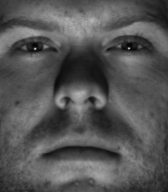
#> input picture Deep-subspace-clustering-LDA-preprocess-master/CroppedYale/yaleB01/yaleB01_P00A+000E-35.pgm, 168 x 192 px; its folder holds only this picture in this run
$ python img2matrix.py   (older library calls are emulated)
#> lines starting #> are read from the running program, lines starting #| are printed output that depends on the picture
### Deep-subspace-clustering-LDA-preprocess-master/dsift.py
'''
dsift.py: this function implements some basic functions that
does dense sift feature extraction.

The descriptors are defined in a similar way to the one used in
Svetlana Lazebnik's Matlab implementation, which could be found
at:

http://www.cs.unc.edu/~lazebnik/

Yangqing Jia, jiayq@eecs.berkeley.edu
'''

import numpy as np
from scipy import signal
from matplotlib import pyplot

# sift features
Nangles = 8
Nbins = 4
Nsamples = Nbins**2
alpha = 9.0
angles = np.array(range(Nangles))*2.0*np.pi/Nangles

def gen_dgauss(sigma):
    '''
    generating a derivative of Gauss filter on both the X and Y
    direction.
    '''
    fwid = np.int(2*np.ceil(sigma))
    G = np.array(range(-fwid,fwid+1))**2
    G = G.reshape((G.size,1)) + G
    G = np.exp(- G / 2.0 / sigma / sigma)
    G /= np.sum(G)
    GH,GW = np.gradient(G)
    GH *= 2.0/np.sum(np.abs(GH))
    GW *= 2.0/np.sum(np.abs(GW))
    return GH,GW

class DsiftExtractor:
    '''
    The class that does dense sift feature extractor.
    Sample Usage:
        extractor = DsiftExtractor(gridSpacing,patchSize,[optional params])
        feaArr,positions = extractor.process_image(Image)
    '''
    def __init__(self, gridSpacing, patchSize,
                 nrml_thres = 1.0,\
                 sigma_edge = 0.8,\
                 sift_thres = 0.2):
        '''
        gridSpacing: the spacing for sampling dense descriptors
        patchSize: the size for each sift patch
        nrml_thres: low contrast normalization threshold
        sigma_edge: the standard deviation for the gaussian smoothing
            before computing the gradient
        sift_thres: sift thresholding (0.2 works well based on
            Lowe's SIFT paper)
        '''
#> in single_img2dsift, image is the input picture: shape (192, 168); min 4, max 196, mean 85.2
        self.gS = gridSpacing
        self.pS = patchSize
        self.nrml_thres = nrml_thres
        self.sigma = sigma_edge
        self.sift_thres = sift_thres
        # compute the weight contribution map
        sample_res = self.pS / np.double(Nbins)
        sample_p = np.array(range(self.pS))
        sample_ph, sample_pw = np.meshgrid(sample_p,sample_p)
        sample_ph.resize(sample_ph.size)
        sample_pw.resize(sample_pw.size)
        bincenter = np.array(range(1,Nbins*2,2)) / 2.0 / Nbins * self.pS - 0.5
        bincenter_h, bincenter_w = np.meshgrid(bincenter,bincenter)
        bincenter_h.resize((bincenter_h.size,1))
        bincenter_w.resize((bincenter_w.size,1))
        dist_ph = abs(sample_ph - bincenter_h)
        dist_pw = abs(sample_pw - bincenter_w)
        weights_h = dist_ph / sample_res
        weights_w = dist_pw / sample_res
        weights_h = (1-weights_h) * (weights_h <= 1)
        weights_w = (1-weights_w) * (weights_w <= 1)
        # weights is the contribution of each pixel to the corresponding bin center
        self.weights = weights_h * weights_w
        #pyplot.imshow(self.weights)
        #pyplot.show()

    def process_image(self, image, positionNormalize = True,\
                       verbose = True):
        '''
        processes a single image, return the locations
        and the values of detected SIFT features.
        image: a M*N image which is a numpy 2D array. If you
            pass a color image, it will automatically be converted
            to a grayscale image.
        positionNormalize: whether to normalize the positions
            to [0,1]. If False, the pixel-based positions of the
            top-right position of the patches is returned.

        Return values:
        feaArr: the feature array, each row is a feature
        positions: the positions of the features
        '''
#> called with positionNormalize = True, verbose = True

        image = image.astype(np.double)
        if image.ndim == 3:
            # we do not deal with color images.
            image = np.mean(image,axis=2)
        # compute the grids
        H,W = image.shape
#> H = 192; W = 168
        gS = self.gS
        pS = self.pS
        remH = np.mod(H-pS, gS)
#> remH = 40
        remW = np.mod(W-pS, gS)
#> remW = 16
        offsetH = remH/2
#> offsetH = 20
        offsetW = remW/2
#> offsetW = 8
        gridH,gridW = np.meshgrid(range(np.int(offsetH),H-pS+1,gS), range(np.int(offsetW),W-pS+1,gS))
        gridH = gridH.flatten()
        gridW = gridW.flatten()
        if verbose:
            print('Image: w {}, h {}, gs {}, ps {}, nFea {}'.\
                    format(W,H,gS,pS,gridH.size))
#| Image: w 168, h 192, gs 48, ps 8, nFea 16
        feaArr = self.calculate_sift_grid(image,gridH,gridW)
        feaArr = self.normalize_sift(feaArr)
        if positionNormalize:
            positions = np.vstack((gridH / np.double(H), gridW / np.double(W)))
        else:
            positions = np.vstack((gridH, gridW))
        return feaArr, positions

    def calculate_sift_grid(self,image,gridH,gridW):
        '''
        This function calculates the unnormalized sift features
        It is called by process_image().
        '''
        H,W = image.shape
#> H = 192; W = 168
        Npatches = gridH.size
#> Npatches = 16
        feaArr = np.zeros((Npatches,Nsamples*Nangles))

        # calculate gradient
        GH,GW = gen_dgauss(self.sigma)
        IH = signal.convolve2d(image,GH,mode='same')
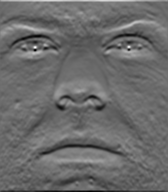
#> IH: shape (192, 168) float64; min -92.24, max 126.4, mean -0.1; drawn with min black and max white
        IW = signal.convolve2d(image,GW,mode='same')
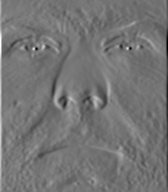
#> IW: shape (192, 168) float64; min -114.3, max 135, mean -0.1; drawn with min black and max white
        Imag = np.sqrt(IH**2+IW**2)
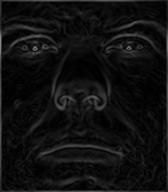
#> Imag: shape (192, 168) float64; min 0.019, max 135, mean 16.6
        Itheta = np.arctan2(IH,IW)
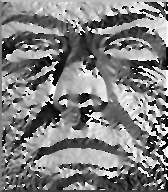
#> Itheta: shape (192, 168) float64; min -3.14, max 3.14, mean 0.022; drawn with min black and max white
        Iorient = np.zeros((Nangles,H,W))
        for i in range(Nangles):
            Iorient[i] = Imag * np.maximum(np.cos(Itheta - angles[i])**alpha,0)
            #pyplot.imshow(Iorient[i])
            #pyplot.show()
        for i in range(Npatches):
            currFeature = np.zeros((Nangles,Nsamples))
            for j in range(Nangles):
                currFeature[j] = np.dot(self.weights,\
                        Iorient[j,gridH[i]:gridH[i]+self.pS, gridW[i]:gridW[i]+self.pS].flatten())
            feaArr[i] = currFeature.flatten()
        return feaArr

    def normalize_sift(self,feaArr):
        '''
        This function does sift feature normalization
        following David Lowe's definition (normalize length ->
        thresholding at 0.2 -> renormalize length)
        '''
        siftlen = np.sqrt(np.sum(feaArr**2,axis=1))
#> siftlen = [252.7, 83.32, 97.92, 77.78, 268.6, 190.9, 65.24, 87.25, 242.3, 156.8, 129.5, 145.6, 316.7, 78.91, 128.7, 133.7]
        hcontrast = (siftlen >= self.nrml_thres)
#> hcontrast = [True, True, True, True, True, True, True, True, True, True, True, True, True, True, True, True]
        siftlen[siftlen < self.nrml_thres] = self.nrml_thres
        # normalize with contrast thresholding
        feaArr /= siftlen.reshape((siftlen.size,1))
        # suppress large gradients
        feaArr[feaArr>self.sift_thres] = self.sift_thres
        # renormalize high-contrast ones
        feaArr[hcontrast] /= np.sqrt(np.sum(feaArr[hcontrast]**2,axis=1)).\
                reshape((feaArr[hcontrast].shape[0],1))
        return feaArr

class SingleSiftExtractor(DsiftExtractor):
    '''
    The simple wrapper class that does feature extraction, treating
    the whole image as a local image patch.
    '''
    # [6 lines left out: function __init__, not called in this run]

    def process_image(self, image):
        return DsiftExtractor.process_image(self, image, False, False)[0]

# [19 lines that do not run on import are left out]

### Deep-subspace-clustering-LDA-preprocess-master/img2matrix.py
# Third-party libraries
import re
from PIL import Image
import matplotlib.pyplot as plt
import numpy as np
import os
import dsift
from scipy import misc


def single_img2matrix(pgm_dir, k=4):
    # k is the pooling size
    img = Image.open(pgm_dir)
    # img.show()
    data_mat = np.array(img)
    # We now do pooling and reshape
    shape = np.array(np.shape(data_mat)) / k
    shape = [int(i) for i in shape]
    new_data = np.zeros(shape)
    for i in range(shape[0]):
        for j in range(shape[1]):
            new_data[i, j] = data_mat[k * i, k * j]
    size = np.size(new_data)
    new_data = new_data.reshape(size)
    return new_data


def single_img2dsift(pgm_dir):
    extractor = dsift.DsiftExtractor(48, 8, 1)
    image = misc.imread(pgm_dir)
    # image = np.mean(np.double(image), axis=2) # convert RGB image into gray image
    feaArr, positions = extractor.process_image(image)
    feaArr = feaArr.reshape(np.size(feaArr))
#> feaArr = 2048 values, max 0.295 at index 1295, min 0 at index 48, mean 0.0433
    return feaArr


def batch_convert_YaleB(truncate_num=30, images_per_person=None):
    img_suffix = 'pgm'
    mat = []
    label = []
    img_path = './CroppedYale'
    path_dir = os.listdir(img_path)
    # Create data matrix
    for all_dir in path_dir:
        i = int(re.sub("\D", "", all_dir))
        file_names = os.listdir(os.path.join(img_path, all_dir))
        #mat_i = []
        for file_name in file_names:
            if file_name.find(img_suffix) != -1 and file_name.find('Ambient') == -1:
                data_mat = single_img2dsift(os.path.join(img_path, all_dir, file_name))
                img_size = data_mat.shape
#> img_size = (2048,)
                mat.append(data_mat)
                label.append(i)
#> pass 2 of the loop in batch_convert_YaleB, `for all_dir in path_dir:`:
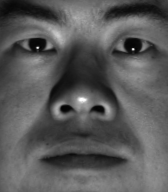
#> input picture Deep-subspace-clustering-LDA-preprocess-master/CroppedYale/yaleB02/yaleB02_P00A+000E-35.pgm, 168 x 192 px
#> in single_img2dsift, image is the input picture: shape (192, 168); min 2, max 255, mean 89.7
#| Image: w 168, h 192, gs 48, ps 8, nFea 16
#> in calculate_sift_grid (call 2), `Imag = np.sqrt(IH**2+IW**2)`:
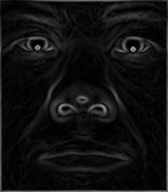
#> Imag: shape (192, 168) float64; min 0.0461, max 170.7, mean 17.1
#> in calculate_sift_grid (call 2), `Itheta = np.arctan2(IH,IW)`:
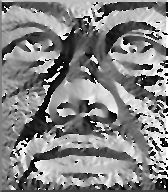
#> Itheta: shape (192, 168) float64; min -3.14, max 3.14, mean 0.101; drawn with min black and max white
#> feaArr = 2048 values, max 0.288 at index 1844, min 0 at index 51, mean 0.0424
        #mat.append(mat_i)
    if images_per_person:
        set_label = list(set(label))
        cut_mat = []
        cut_label = []
        mat = np.array(mat)
        label = np.array(label)
        for l in set_label:
            [cut_mat.append((mat[label == l])[i]) for i in range(images_per_person)]
            [cut_label.append(l) for i in range(images_per_person)]
        cut_mat = np.array(cut_mat)
        cut_label = np.array(cut_label)
        train_mat = cut_mat[cut_label <= truncate_num]
        train_label = cut_label[cut_label <= truncate_num]
        train = [train_mat, train_label]
        test_mat = cut_mat[cut_label > truncate_num]
        test_label = cut_label[cut_label > truncate_num]
        test = [test_mat, test_label]
        return train, test, img_size
    else:
        mat = np.array(mat)
        label = np.array(label)
        train_mat = mat[label <= truncate_num]
        train_label = label[label <= truncate_num]
        train = [train_mat, train_label]
        test_mat = mat[label > truncate_num]
#> test_mat = empty array
        test_label = label[label > truncate_num]
        test = [test_mat, test_label]
#> test = [empty array, empty array]
        return train, test, img_size


def main():
    mat = batch_convert_YaleB()
    print(mat)
#> (printed output is left out)


if __name__ == "__main__":
    main()
